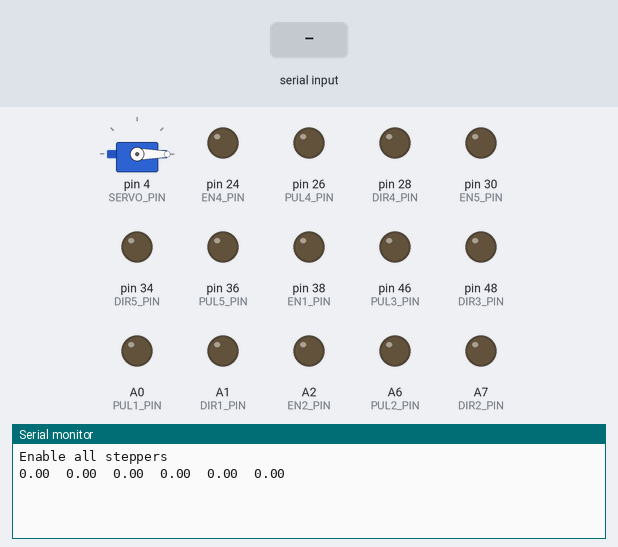
The sketch below on a simulated Arduino Mega 2560, built with avr-gcc and run on an emulated ATmega2560. On the bench: servo, output pins drawn as LEDs (lit = HIGH), the last lines printed to the serial monitor. The test bench sets the inputs (shaded band).

Above: at 1.3 s.
1.4 s: "G10,1\n" received over the second serial link
At 2.0 s:
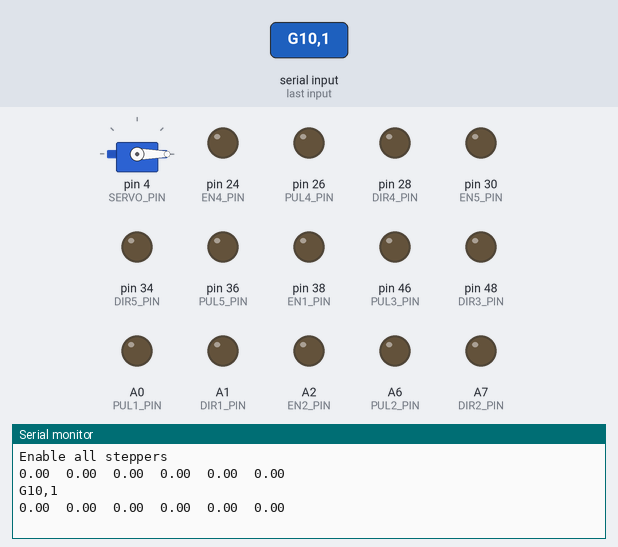
2.9 s: "X,1\n" received over the second serial link
At 4.1 s:
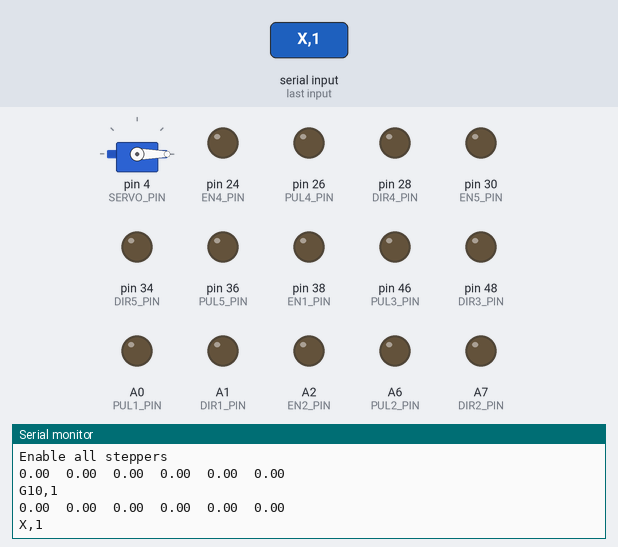
4.4 s: "Y,1\n" received over the second serial link
At 5.3 s:
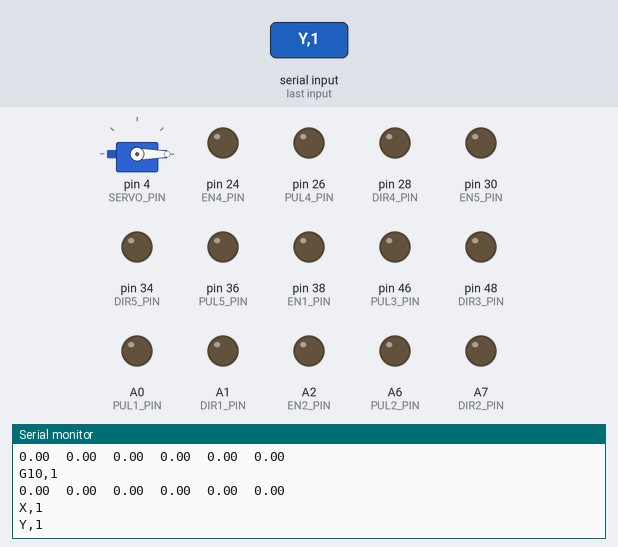

The sketch:

Stepper_Serial_Control_XYZABS.ino
```cpp
#include <math.h>
#include <AccelStepper.h>
#include <MultiStepper.h>
#include <stdlib.h>
#include <Servo.h>

//driver for the axis 1 - X - X
#define PUL1_PIN A0
#define DIR1_PIN A1
//driver for the axis 2 - Y - Y
#define PUL2_PIN A6
#define DIR2_PIN A7
//driver for the axis 3  - Z  - Z
#define PUL3_PIN 46
#define DIR3_PIN 48
//driver for the axis 4 - E0  - A
#define PUL4_PIN 26
#define DIR4_PIN 28
//driver for the axis 5   E1 - B
#define PUL5_PIN 36
#define DIR5_PIN 34

//enable pin for the axis 1 - 5
#define EN1_PIN 38
#define EN2_PIN A2
#define EN3_PIN A8
#define EN4_PIN 24
#define EN5_PIN 30

//servo
#define SERVO_PIN 4

AccelStepper stepper1(AccelStepper::DRIVER, PUL1_PIN, DIR1_PIN);
AccelStepper stepper2(AccelStepper::DRIVER, PUL2_PIN, DIR2_PIN);
AccelStepper stepper3(AccelStepper::DRIVER, PUL3_PIN, DIR3_PIN);
AccelStepper stepper4(AccelStepper::DRIVER, PUL4_PIN, DIR4_PIN);
AccelStepper stepper5(AccelStepper::DRIVER, PUL5_PIN, DIR5_PIN);
MultiStepper steppers;
Servo servo;  // create servo object to control a servo

boolean en = false;
const byte numChars = 100;
char receivedChars[numChars]; // an array to store the received data
boolean newData = false;
float positions[6] = {0, 0, 0, 0, 0, 0};
int microStep[6] = {16, 16, 16, 16, 16, 1};
float angleStep[6] = {1.8, 1.8, 1.8, 1.8, 1.8, 1.0};
long curSpeed = 100;

void setup()
{
  Serial2.begin(9600); //for bluetooth
  Serial.begin(115200);
  delay(100);

  servo.attach(SERVO_PIN);

  pinMode(PUL1_PIN, OUTPUT);
  pinMode(DIR1_PIN, OUTPUT);
  pinMode(PUL2_PIN, OUTPUT);
  pinMode(DIR2_PIN, OUTPUT);
  pinMode(PUL3_PIN, OUTPUT);
  pinMode(DIR3_PIN, OUTPUT);
  pinMode(PUL4_PIN, OUTPUT);
  pinMode(DIR4_PIN, OUTPUT);
  pinMode(PUL5_PIN, OUTPUT);
  pinMode(DIR5_PIN, OUTPUT);

  pinMode(EN1_PIN, OUTPUT);
  pinMode(EN2_PIN, OUTPUT);
  pinMode(EN3_PIN, OUTPUT);
  pinMode(EN4_PIN, OUTPUT);
  pinMode(EN5_PIN, OUTPUT);

  steppers.addStepper(stepper1);
  steppers.addStepper(stepper2);
  steppers.addStepper(stepper3);
  steppers.addStepper(stepper4);
  steppers.addStepper(stepper5);

  enableAll();
  runSteppers(positions);

}

void loop()
{
  recvWithEndMarker();
  parseData(receivedChars);
}

void parseData(char * receivedChars_) {
  char g[5] = "";
  String g_ = "";
  char chars[10] = "";
  String stringValue = "";
  const char delim[2] = " ";
  if (newData == false) {
    return;
  }
  Serial2.write(receivedChars_);
  Serial2.write("\n");
  Serial.println(receivedChars_);
  newData = false;
  // split the data into its parts

  char * token; // this is used by strtok() as an index

  token = strtok(receivedChars_, delim);     // get the first part - the string
  strcpy(g, token); //
  g_ = String(g);
  while (token != NULL && g_.startsWith("G10") ) {
    token  = strtok(NULL, delim); // this continues where the previous call left off
    strcpy(chars, token);
    stringValue = String(chars);
    if (stringValue.startsWith("X")) {
      positions[0] = toPosition(stringValue);
    } else if (stringValue.startsWith("Y")) {
      positions[1] = toPosition(stringValue);
    } else if (stringValue.startsWith("Z")) {
      positions[2] = toPosition(stringValue);
    } else if (stringValue.startsWith("A")) {
      positions[3] = toPosition(stringValue);
    } else if (stringValue.startsWith("B")) {
      positions[4] = toPosition(stringValue);
    } else if (stringValue.startsWith("S")) {
      positions[5] = toPosition(stringValue);
    }
  }

  //set speed, en, disable
  while (token != NULL && g_.startsWith("G20")) {
    token  = strtok(NULL, delim); // this continues where the previous call left off
    strcpy(chars, token);
    stringValue = String(chars);
    if (stringValue.startsWith("F")) {
      curSpeed = microStep[0] * toPosition(stringValue);
    } else if (stringValue.startsWith("E0")) {
      disableAll();
    } else if (stringValue.startsWith("E1")) {
      enableAll();
    }
  }

  if (g_.startsWith("G10")) {
    runSteppers(positions);
  }
}

void recvWithEndMarker() {
  static byte ndx = 0;
  char endMarker = '\n';
  char rc;
  while (Serial2.available() > 0 && newData == false) {
    rc = Serial2.read();

    if (rc != endMarker) {
      receivedChars[ndx] = rc;
      ndx++;
      if (ndx >= numChars) {
        ndx = numChars - 1;
      }
    }
    else {
      receivedChars[ndx] = '\0'; // terminate the string
      ndx = 0;
      newData = true;
    }
  }
}

void runSteppers(float pos[3])
{
  long steps[6] = {};
  stepper1.setMaxSpeed(curSpeed);
  stepper2.setMaxSpeed(curSpeed);
  stepper3.setMaxSpeed(curSpeed);
  stepper4.setMaxSpeed(curSpeed);
  stepper5.setMaxSpeed(curSpeed);
  for (int i = 0; i < 6; i++) {
    steps[i] = pos[i] * microStep[i] / angleStep[i];
  }
  if (en) {
    servo.write(steps[5]);
    steppers.moveTo(steps);
    steppers.runSpeedToPosition();
  }
  for (int i = 0; i < 6; i++) {
    Serial.print(pos[i]);
    Serial.print("\t");
  }
  Serial.println("");
}
float toPosition(String s) {
  String dataInS = s.substring(1, s.length());
  char buff[dataInS.length() + 1];
  dataInS.toCharArray(buff, dataInS.length() + 1);
  return atof(buff);
}
void enableAll() {
  // all axis enable
  Serial.println("Enable all steppers");
  digitalWrite(EN1_PIN, LOW);
  digitalWrite(EN2_PIN, LOW);
  digitalWrite(EN3_PIN, LOW);
  digitalWrite(EN4_PIN, LOW);
  digitalWrite(EN5_PIN, LOW);
  en = true;
}
void disableAll() {
  // all axis disabled!
  Serial.println("Disable all steppers");
  digitalWrite(EN1_PIN, HIGH);
  digitalWrite(EN2_PIN, HIGH);
  digitalWrite(EN3_PIN, HIGH);
  digitalWrite(EN4_PIN, HIGH);
  digitalWrite(EN5_PIN, HIGH);
  en = false;
}
```

Measured:
- after the input at 1.4 s, the serial monitor: prints a new line at once (image 1)
- after the input at 2.9 s, the serial monitor: prints a new line at once (image 2)
- after the input at 4.4 s, the serial monitor: prints a new line at once (image 3)
